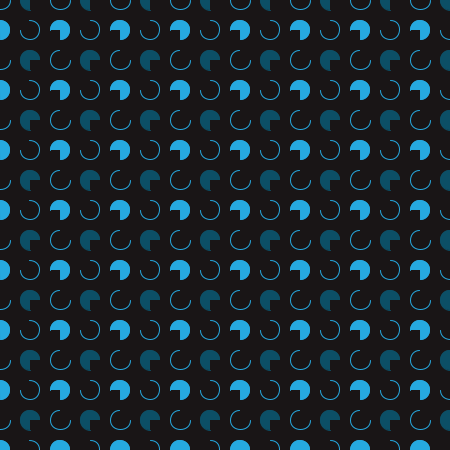
Frame 1 (no input)
Frame 60 (the mouse pressed at the canvas centre just before this capture): identical to frame 1, image omitted
Frame 120 (the mouse held since frame 60 and released just before this capture): identical to frame 1, image omitted

The Processing sketch that drew this single still picture (run headless with seeded random() and noise(); from frame 60 on, the mouse is pressed at the canvas centre):

// Processing sketch: processing_28989
// ── processing_28989.pde

int xPos = 15;
int yPos = 15;
int d = 20;
float startRot = 0;
float endRot = 4.71;


//SET UP
void setup() {
  size(450, 450);
  smooth();
}


//DRAW
void draw() {
  background(25, 21, 22);
  noFill();
  stroke(#26A9E0);

  for (int c = 0; c < 21; c++)
    for (int r = 0; r < 21; r++) {
      drawArc(60 * c, 60 * r, d, startRot, endRot);
    }   
}


//FUNCTIONS
void drawArc(int xPos, int yPos, int d, float startRot, float endRot) {
  arc(xPos, yPos, d, d, startRot, endRot);
  fill(#0C4F66); 
  stroke(#0C4F66);
  arc(xPos + 30, yPos, d, d, startRot + HALF_PI, endRot + HALF_PI);
  fill(#26A9E0);
  stroke(#26A9E0);
  arc(xPos, yPos + 30, d, d, startRot + PI, endRot + PI);
  noFill();
  arc(xPos + 30, yPos + 30, d, d, startRot + PI+HALF_PI, endRot + PI+HALF_PI);
}
